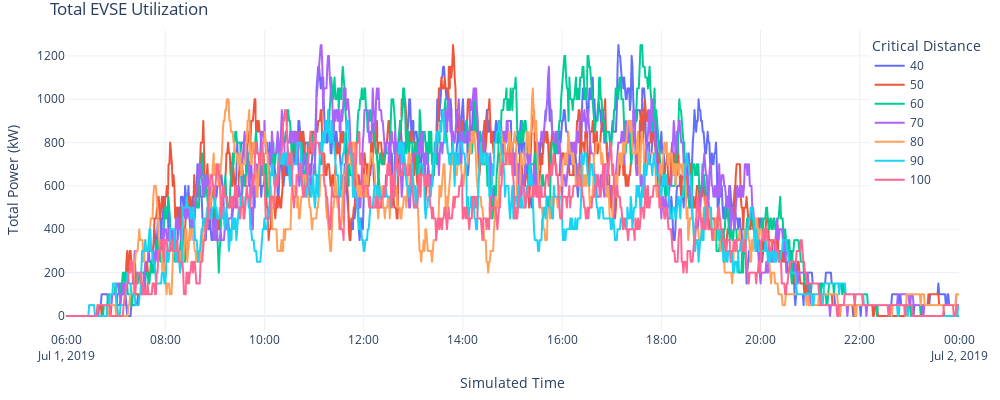

Source (notebook cell):
### Markdown cell above
#### 5.4 EVSE Utilization

### Code cell
fig = px.line(evse_util[evse_util['critical_dist'] > 10], x="datetime", y="total_power", color='critical_dist', labels={"critical_dist": 'Critical Distance'}, range_x=['2019-07-01 06:00','2019-07-02'])
fig.update_layout(title="Total EVSE Utilization",
                  yaxis_title="Total Power (kW)", 
                  xaxis_title="Simulated Time", 
                  uniformtext_minsize=8, 
                  uniformtext_mode='hide', 
                  width=1000, 
                  height=400, 
                  margin=dict(l=20, r=20, t=30, b=20), template='plotly_white', legend=dict(
    # yanchor="top",
    y=0.99,
    # xanchor="right",
    x=0.9
)
                  )
fig.show()

### Figure 1 — Plotly figure (JSON) as saved in the notebook; plotly's stock layout.template omitted (floating-point values rounded to 4 significant figures; data arrays with more than 128 entries replaced by an {"elided": "..."} marker saying what was removed)
{"data": [{"hovertemplate": "Critical Distance=40<br>datetime=%{x}<br>total_power=%{y}<extra></extra>", "legendgroup": "40", "line": {"color": "#636efa", "dash": "solid"}, "mode": "lines", "name": "40", "showlegend": true, "type": "scattergl", "x": {"elided": "1274 str values"}, "xaxis": "x", "y": {"elided": "1274 int values"}, "yaxis": "y"}, {"hovertemplate": "Critical Distance=50<br>datetime=%{x}<br>total_power=%{y}<extra></extra>", "legendgroup": "50", "line": {"color": "#EF553B", "dash": "solid"}, "mode": "lines", "name": "50", "showlegend": true, "type": "scattergl", "x": {"elided": "1101 str values"}, "xaxis": "x", "y": {"elided": "1101 int values"}, "yaxis": "y"}, {"hovertemplate": "Critical Distance=60<br>datetime=%{x}<br>total_power=%{y}<extra></extra>", "legendgroup": "60", "line": {"color": "#00cc96", "dash": "solid"}, "mode": "lines", "name": "60", "showlegend": true, "type": "scattergl", "x": {"elided": "1142 str values"}, "xaxis": "x", "y": {"elided": "1142 int values"}, "yaxis": "y"}, {"hovertemplate": "Critical Distance=70<br>datetime=%{x}<br>total_power=%{y}<extra></extra>", "legendgroup": "70", "line": {"color": "#ab63fa", "dash": "solid"}, "mode": "lines", "name": "70", "showlegend": true, "type": "scattergl", "x": {"elided": "1234 str values"}, "xaxis": "x", "y": {"elided": "1234 int values"}, "yaxis": "y"}, {"hovertemplate": "Critical Distance=80<br>datetime=%{x}<br>total_power=%{y}<extra></extra>", "legendgroup": "80", "line": {"color": "#FFA15A", "dash": "solid"}, "mode": "lines", "name": "80", "showlegend": true, "type": "scattergl", "x": {"elided": "1311 str values"}, "xaxis": "x", "y": {"elided": "1311 int values"}, "yaxis": "y"}, {"hovertemplate": "Critical Distance=90<br>datetime=%{x}<br>total_power=%{y}<extra></extra>", "legendgroup": "90", "line": {"color": "#19d3f3", "dash": "solid"}, "mode": "lines", "name": "90", "showlegend": true, "type": "scattergl", "x": {"elided": "1139 str values"}, "xaxis": "x", "y": {"elided": "1139 int values"}, "yaxis": "y"}, {"hovertemplate": "Critical Distance=100<br>datetime=%{x}<br>total_power=%{y}<extra></extra>", "legendgroup": "100", "line": {"color": "#FF6692", "dash": "solid"}, "mode": "lines", "name": "100", "showlegend": true, "type": "scattergl", "x": {"elided": "1150 str values"}, "xaxis": "x", "y": {"elided": "1150 int values"}, "yaxis": "y"}], "layout": {"height": 400, "legend": {"title": {"text": "Critical Distance"}, "tracegroupgap": 0, "x": 0.9, "y": 0.99}, "margin": {"b": 20, "l": 20, "r": 20, "t": 30}, "title": {"text": "Total EVSE Utilization"}, "uniformtext": {"minsize": 8, "mode": "hide"}, "width": 1000, "xaxis": {"anchor": "y", "domain": [0, 1], "range": ["2019-07-01 06:00", "2019-07-02"], "title": {"text": "Simulated Time"}, "type": "date"}, "yaxis": {"anchor": "x", "autorange": true, "domain": [0, 1], "range": [-69.44, 1319.0], "title": {"text": "Total Power (kW)"}, "type": "linear"}}}
